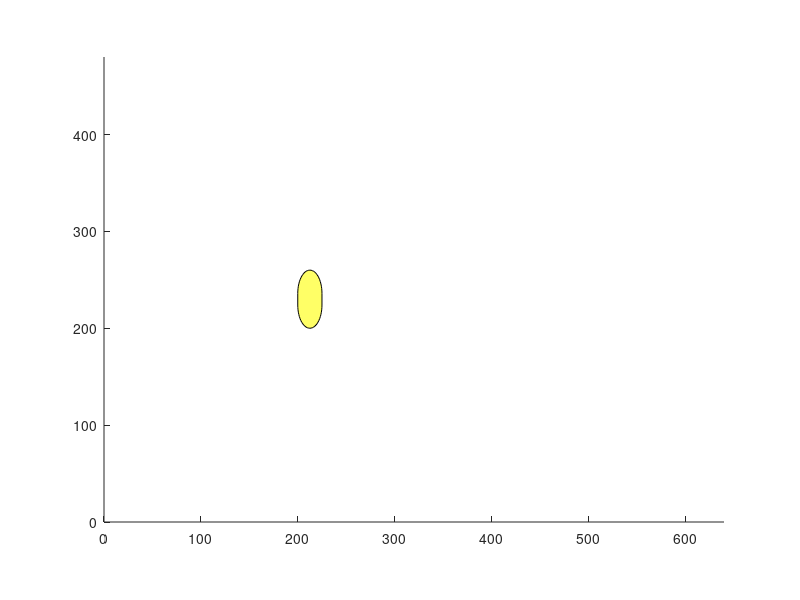

MATLAB code to generate this figure:

clear
close all
clc

figure
hold on
axis equal
axis([0 640 0 480])
start=[200 200];

fruit=rectangle('Position',[start 25 60],'Curvature',[1 0.8],'facecolor',[1 1 0.4])

% set(gca,'YDir','normal')
% 
% [fr.spr.apple map fr.spr.applealpha] = imread('resources\Sprites\apple uncut.png');
% [fr.spr.banana map fr.spr.bananaalpha] = imread('resources\Sprites\banana uncut.png');
% [fr.spr.watermelon map fr.spr.watermelonalpha] = imread('resources\Sprites\watermelon uncut.png');
% [fr.spr.bomb map fr.spr.bombalpha] = imread('resources\Sprites\bomb.png');
% 
% % fruit = imshow(fr.spr.apple);
% % imshow(apple);
% 
% [start side] = startposition();
% [fr fruit alpha] = fruitgenerator2(fr,start);
% [fr] = Motiongenerator(side,fr);
% 
% dt=0.01;
% % sp.positionc=start;
% while 1
%     fr.speed=fr.speed + fr.accel.*dt;
%     fr.positionc=fr.positionc + fr.speed.*dt;
% set(fruit,'Xdata',[fr.positionc(1) fr.positionc(1)+50],'Ydata',[fr.positionc(2) fr.positionc(2)+20],'AlphaData',alpha);
% pause(dt)
% end